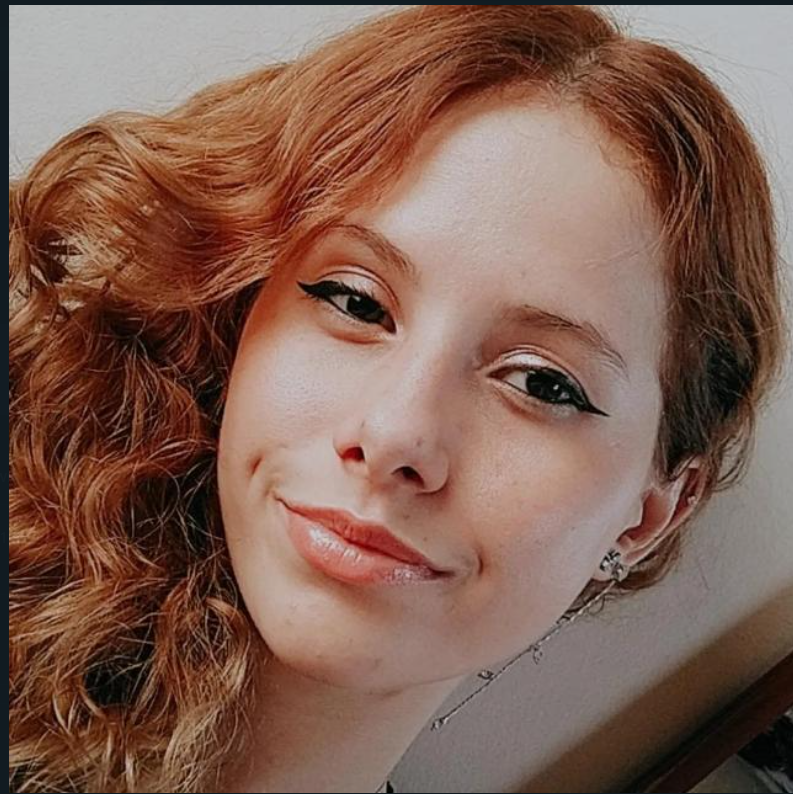
#> input picture face_detection/bia.png, 793 x 794 px, given in place of the camera
$ python color_detection.py
#> lines starting #> are read from the running program, lines starting #| are printed output that depends on the picture
import cv2 as cv
import numpy as np

## Lendo vídeos
capture = cv.VideoCapture(0) ## Pode passar 0 como argumento para acessar webcam

while True:
    isTrue, frame = capture.read()
#> frame is the input picture: shape (794, 793, 3); mean B, G, R 82.5, 95.7, 128.5
    # cv.imshow('Video', frame)
    frame = cv.resize(frame, (640, 480))
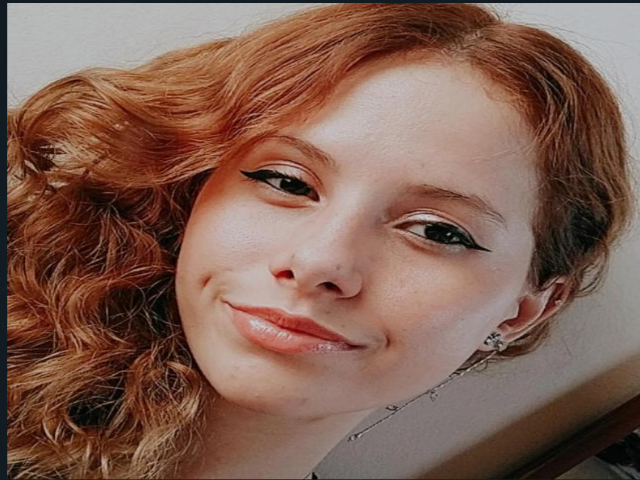
#> frame: shape (480, 640, 3); mean B, G, R 82.4, 95.6, 128.4
    frame = cv.flip(frame, 1)
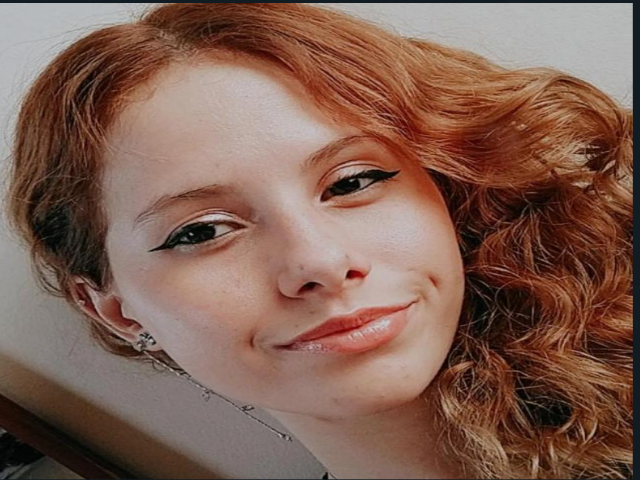
#> frame: shape (480, 640, 3); mean B, G, R 82.4, 95.6, 128.4
    hsv = cv.cvtColor(frame, cv.COLOR_BGR2HSV)
#> hsv: shape (480, 640, 3); mean H, S, V 15, 108.5, 128.8

    if cv.waitKey(20) & 0xff == ord('q'):
#> (key q is pressed here)
        break


    lower_blue = np.array([94, 31, 0])
    higher_blue = np.array([159, 255, 255])


    kernel = np.ones((5,5), np.uint8)
    mask = cv.inRange(hsv, lower_blue, higher_blue)
    mask = cv.morphologyEx(mask, cv.MORPH_CLOSE, kernel)
    mask = cv.morphologyEx(mask, cv.MORPH_OPEN, kernel)
    result = cv.bitwise_and(frame, frame, mask=mask)
    cv.imshow("result", result)

    contours, hierarchy = cv.findContours(mask, cv.RETR_TREE, cv.CHAIN_APPROX_SIMPLE)
    contours = sorted(contours, key=lambda x:cv.contourArea(x), reverse=True)

    x_medium = 0

    if contours:
        print("Objeto detectado!")
        cv.putText(frame, "Objeto detectado!", (50, 350), cv.FONT_HERSHEY_SIMPLEX, 1.0, (255, 0, 0), 2)
        for cnt in contours:
            if cv.contourArea(cnt) > 500:
                (x, y, w, h) = cv.boundingRect(cnt)
                x_medium = int(x + w / 2)
                break
    else:
        print("Nenhum objeto detectado.")
        cv.putText(frame, "Nenhum objeto detectado!", (50, 350), cv.FONT_HERSHEY_SIMPLEX, 1.0, (255, 0, 0), 2)

    cv.putText(frame, f"Posicao: {x_medium}", (50, 450), cv.FONT_HERSHEY_SIMPLEX, 1.0, (255, 0, 0), 2)


    cv.line(frame, (x_medium, 0), (x_medium, 640), (255, 0, 0), 2)

    cv.imshow("Frame", frame)

capture.release()
cv.destroyAllWindows()

$ run again, on face_detection/mororos.png
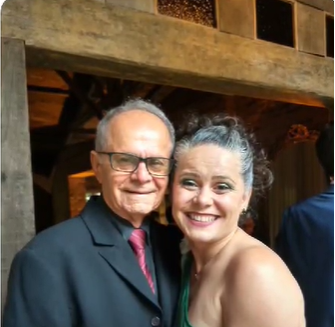
#> input picture face_detection/mororos.png, 335 x 327 px, given in place of the camera
#> frame is the input picture: shape (327, 335, 3); mean B, G, R 68.3, 84.2, 100.3
#> `frame = cv.resize(frame, (640, 480))`:
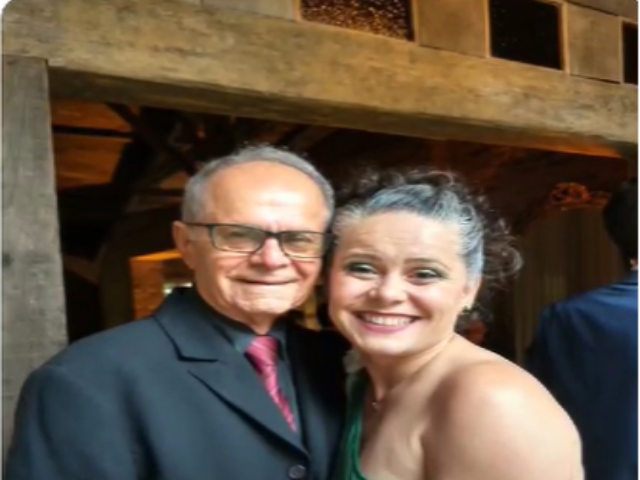
#> frame: shape (480, 640, 3); mean B, G, R 68.2, 84.1, 100.2
#> `frame = cv.flip(frame, 1)`:
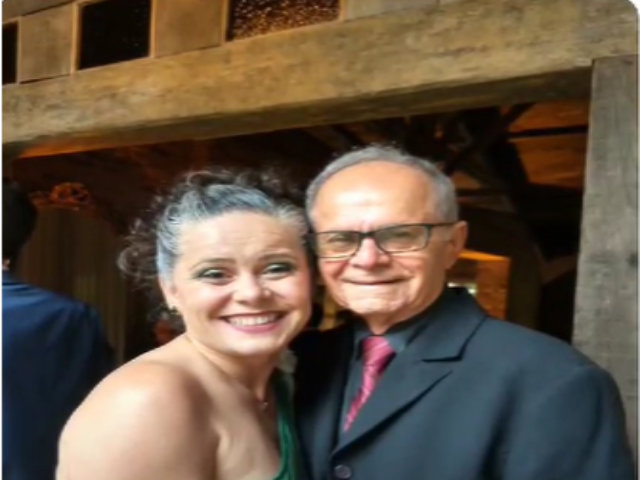
#> frame: shape (480, 640, 3); mean B, G, R 68.2, 84.1, 100.2
#> hsv: shape (480, 640, 3); mean H, S, V 35.7, 125.8, 106.1
